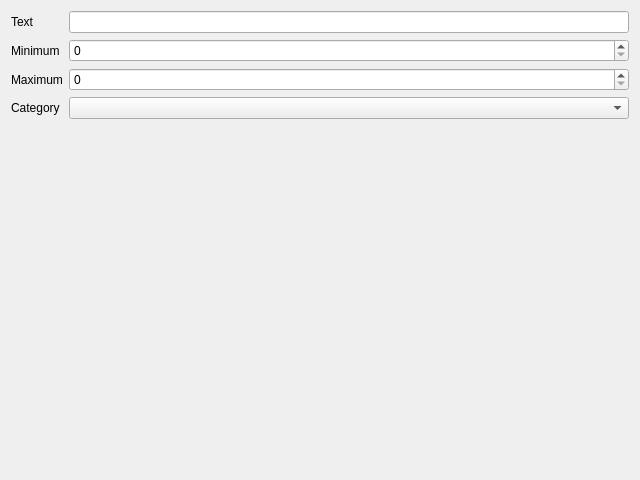
<?xml version="1.0" encoding="UTF-8"?>
<!-- SPDX-License-Identifier: MIT -->
<ui version="4.0">
 <class>FilterBar</class>
 <widget class="QDialog" name="FilterBar">
  <property name="geometry">
   <rect>
    <x>0</x>
    <y>0</y>
    <width>640</width>
    <height>480</height>
   </rect>
  </property>
  <property name="windowTitle">
   <string>Filter</string>
  </property>
  <layout class="QFormLayout" name="formLayout">
   <item row="0" column="0">
    <widget class="QLabel" name="label_textEdit">
     <property name="text">
      <string>Text</string>
     </property>
     <property name="buddy">
      <cstring>textEdit</cstring>
     </property>
    </widget>
   </item>
   <item row="0" column="1">
    <widget class="QLineEdit" name="textEdit"/>
   </item>
   <item row="1" column="0">
    <widget class="QLabel" name="label_minEdit">
     <property name="text">
      <string>Minimum</string>
     </property>
     <property name="buddy">
      <cstring>minEdit</cstring>
     </property>
    </widget>
   </item>
   <item row="1" column="1">
    <widget class="QSpinBox" name="minEdit"/>
   </item>
   <item row="2" column="0">
    <widget class="QLabel" name="label_maxEdit">
     <property name="text">
      <string>Maximum</string>
     </property>
     <property name="buddy">
      <cstring>maxEdit</cstring>
     </property>
    </widget>
   </item>
   <item row="2" column="1">
    <widget class="QSpinBox" name="maxEdit"/>
   </item>
   <item row="3" column="0">
    <widget class="QLabel" name="label_categoryCombo">
     <property name="text">
      <string>Category</string>
     </property>
     <property name="buddy">
      <cstring>categoryCombo</cstring>
     </property>
    </widget>
   </item>
   <item row="3" column="1">
    <widget class="QComboBox" name="categoryCombo"/>
   </item>
  </layout>
 </widget>
 <tabstops>
  <tabstop>textEdit</tabstop>
  <tabstop>minEdit</tabstop>
  <tabstop>maxEdit</tabstop>
  <tabstop>categoryCombo</tabstop>
 </tabstops>
</ui>
